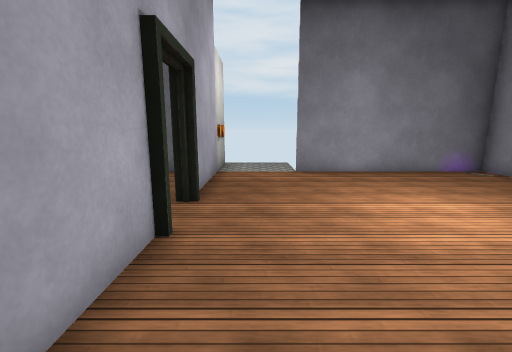
[1] (above)

12 first-person views from a walk through a 3-D level made in the Unity game engine. The camera is 1.5 m above the floor, tilts 10° down and sees 90° across. Doors are open. The floor is counted in squares, 1 m on a side. Each view is taken from the middle of a square. On the plan, view 1 faces up. The plan holds only what a view shows up to about 13 squares ahead; the rest is blank. The place goes on beyond the plan. The player is left out. Some surface patterns are stand-ins.

[2]
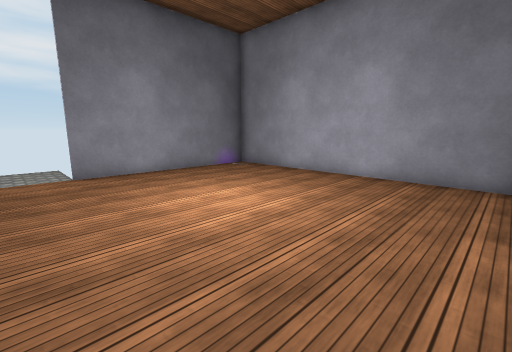

[3]
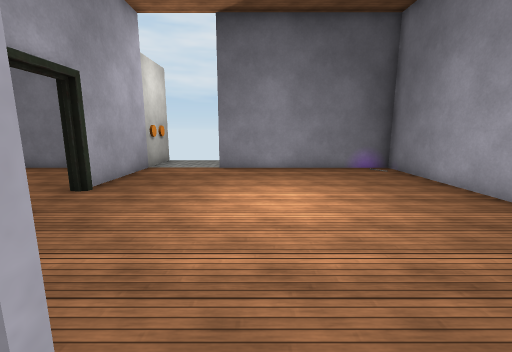

[4]
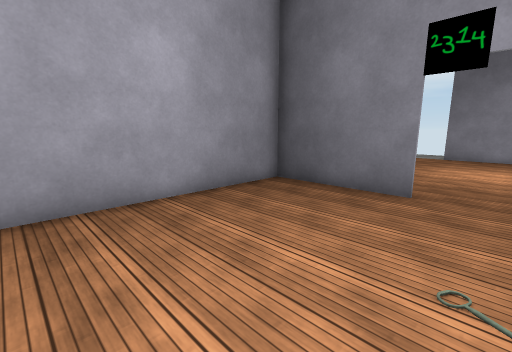

[5]
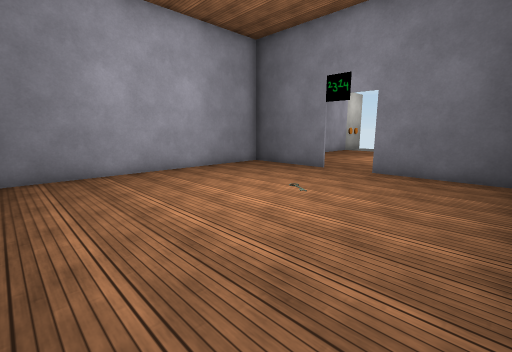

[6]
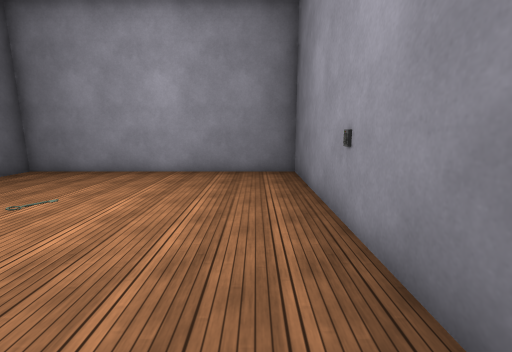

[7]
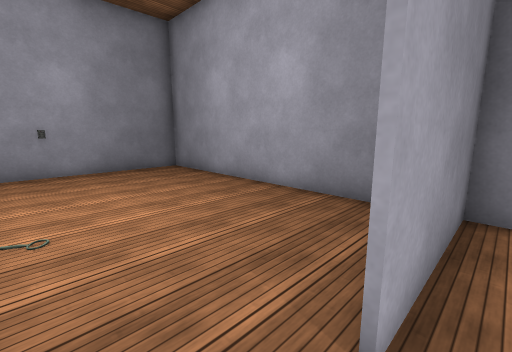

[8]
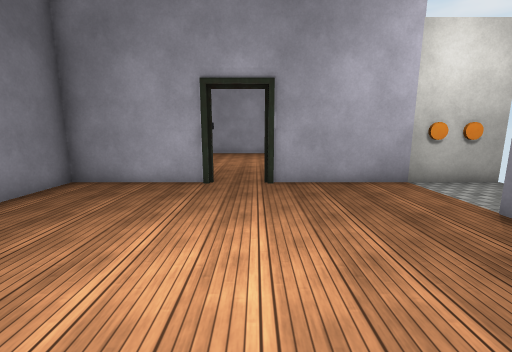

[9]
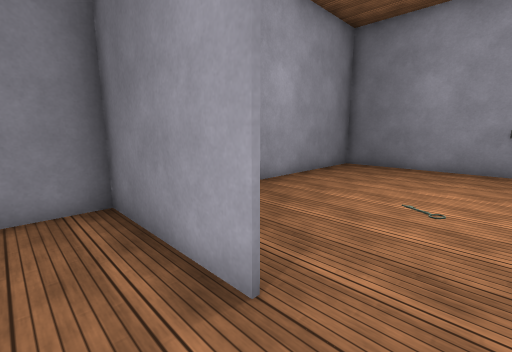

[10]
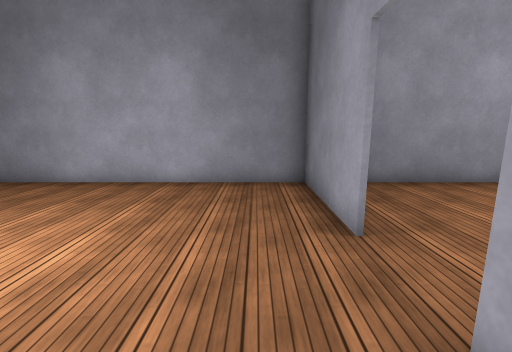

[11]
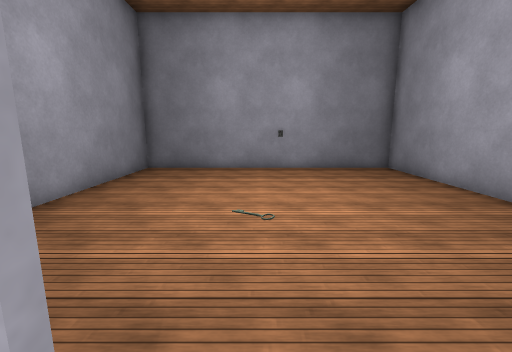

[12]
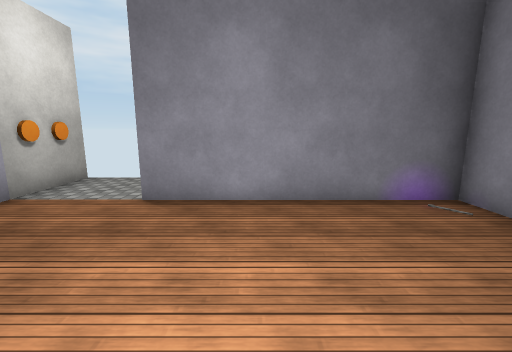

### Floor plan
Ten units are one square. View 1 is at (0, 0); x grows to the right and y downward. Boxes are objects, and circles mark ways between rooms. Rooms are numbered by the first view taken in them; rooms with no view inside come last. Other rooms are left out.
<svg viewBox="-30 -120 120 230">
<path fill="none" stroke="#000" d="M-14 -35 -14 10M44 5 85 5M-14 -95 -14 -53M-15 5 25 5M85 10 85 -94 15 -94M26 5 -15 5M-14 10 -14 105 85 105 85 10M85 5 45 5"/>
<rect x="-25" y="-105" width="10" height="10" fill="#bbb"><title>orange cylinder</title></rect>
<rect x="-25" y="-115" width="10" height="10" fill="#bbb"><title>orange cylinder</title></rect>
<rect x="75" y="-95" width="10" height="10" fill="#bbb"><title>other object</title></rect>
<circle cx="35" cy="10" r="3" fill="#2a7"/>
<text x="30" y="-50">1</text>
<text x="30" y="60">2</text>
</svg>
Room 1 opens to room 2.

Where each view was taken, in squares from view 1:
view 1: 0 up, 0 right, facing up
view 2: 0 up, 0 right, facing up-right
view 3: 1 down, 3 right, facing up
view 4: 7 down, 4 right, facing up-left
view 5: 10 down, 8 right, facing up-left
view 6: 9 down, 1 left, facing right
view 7: 0 up, 4 right, facing down-left
view 8: 5 up, 6 right, facing left
view 9: 1 up, 3 right, facing down-right
view 10: 1 up, 1 right, facing right
view 11: 0 up, 4 right, facing down
view 12: 4 up, 4 right, facing up
